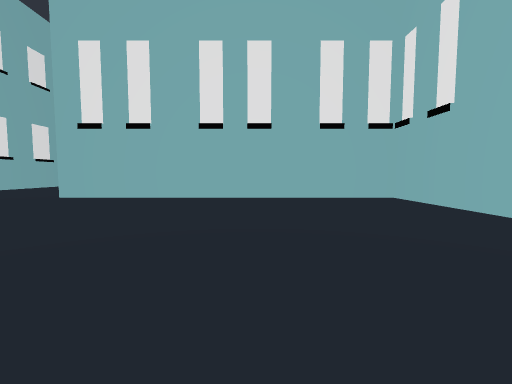
View 1 (above)

24 first-person views from a walk through a Godot game level. The camera is 1.2 m above the floor, tilts 4° down and sees 90° across. The floor is counted in squares, 2 m on a side. Each view is taken from the middle of a square. On the plan, view 1 faces up. The plan holds only what a view shows up to about 9 squares ahead; the rest is blank. The place goes on beyond the plan. Characters and animated objects are not drawn.

View 2
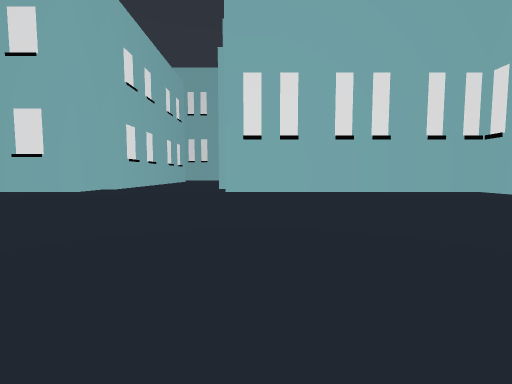

View 3
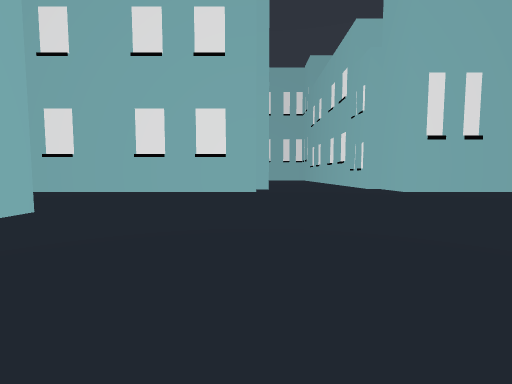

View 4
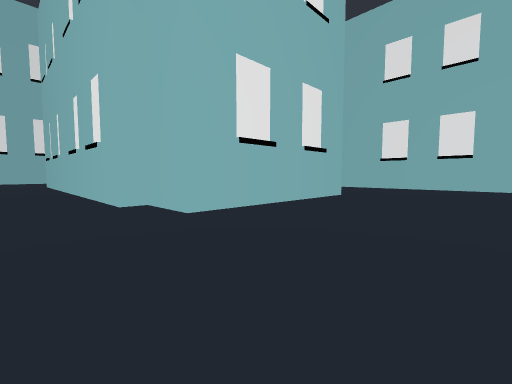

View 5
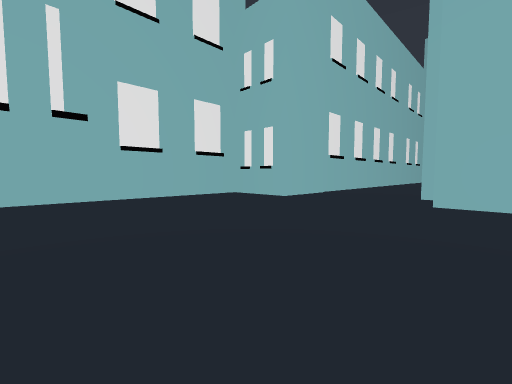

View 6
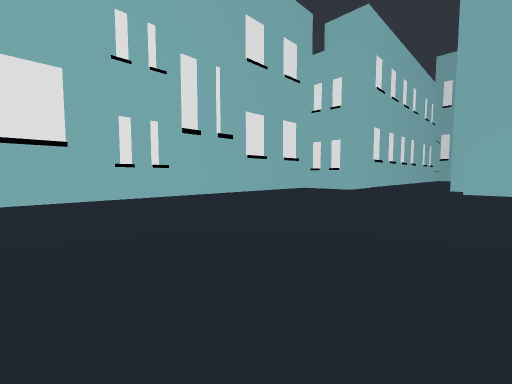

View 7
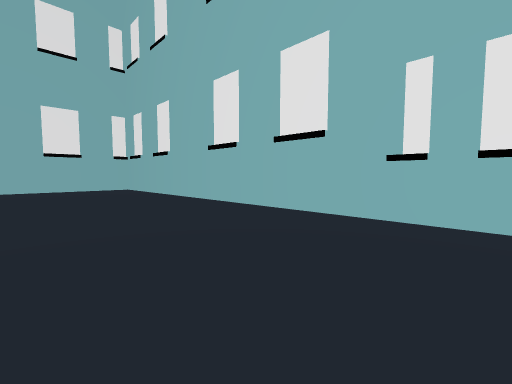

View 8
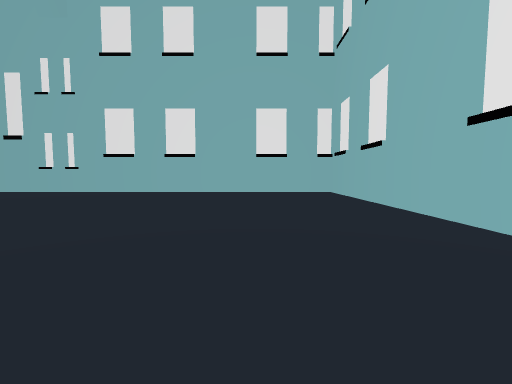

View 9
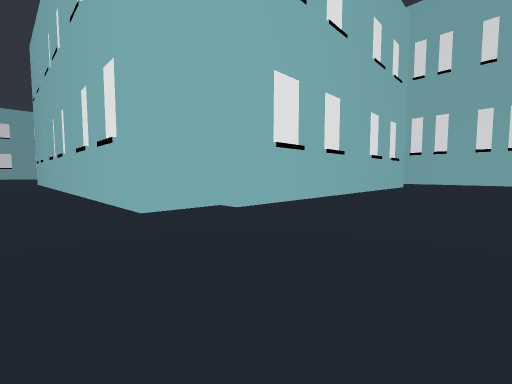

View 10
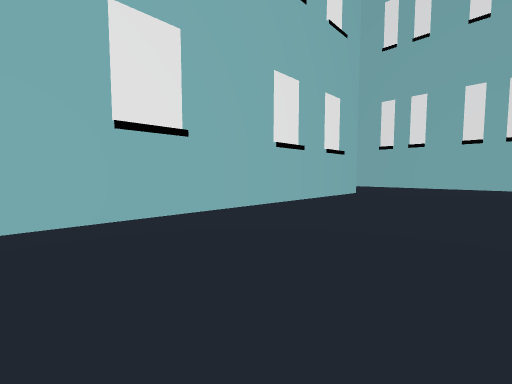

View 11
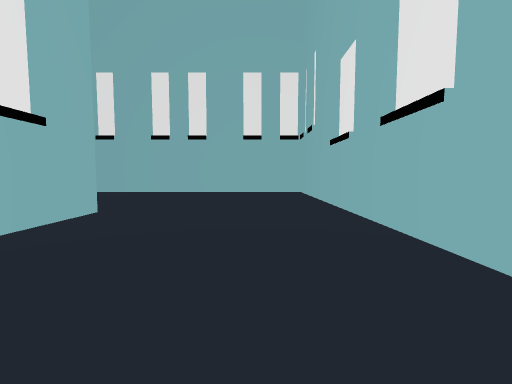

View 12
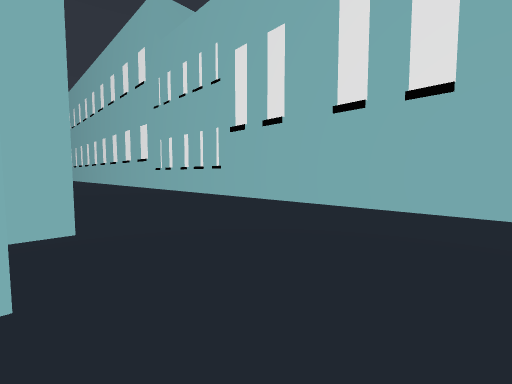

View 13
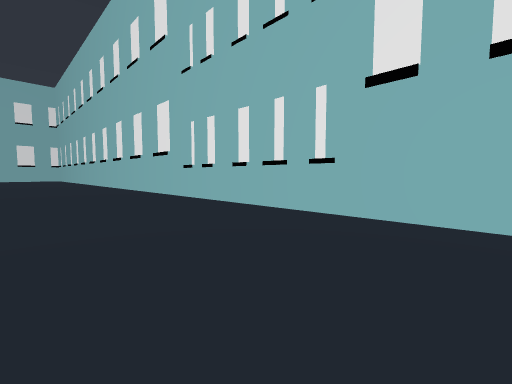

View 14
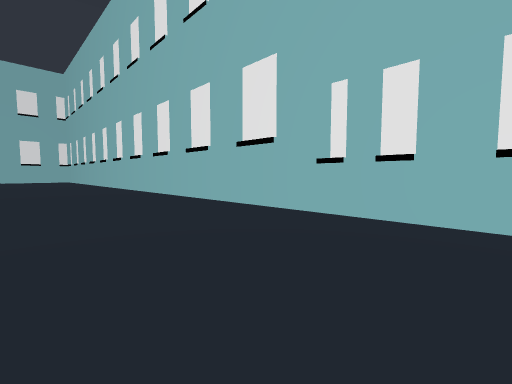

View 15
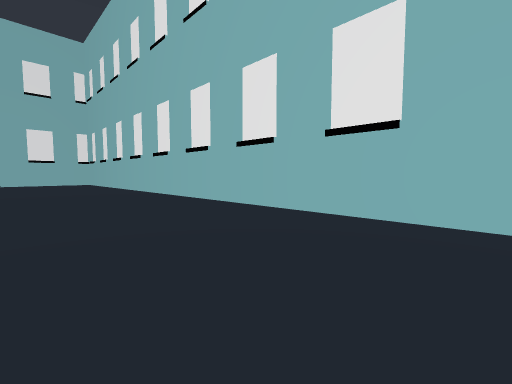

View 16
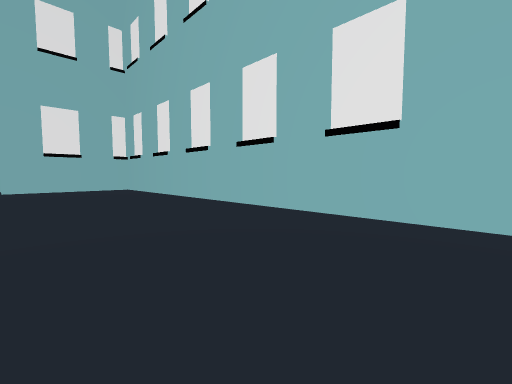

View 17
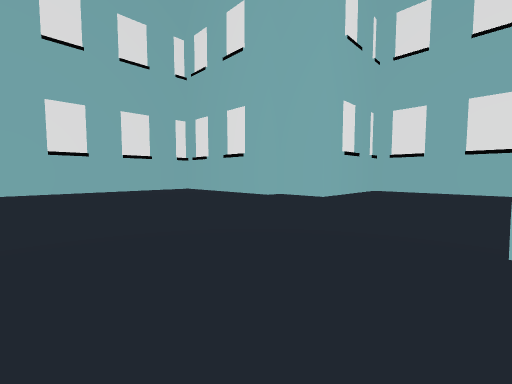

View 18
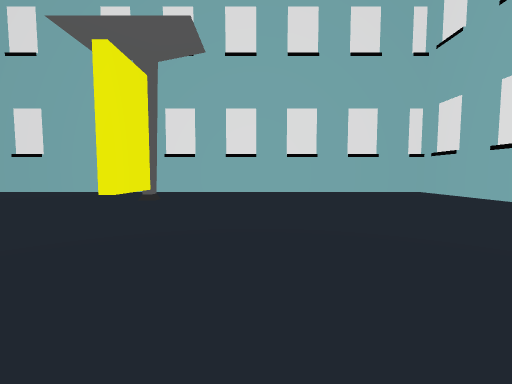

View 19
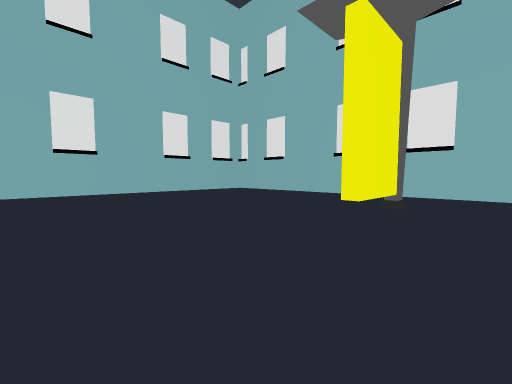

View 20
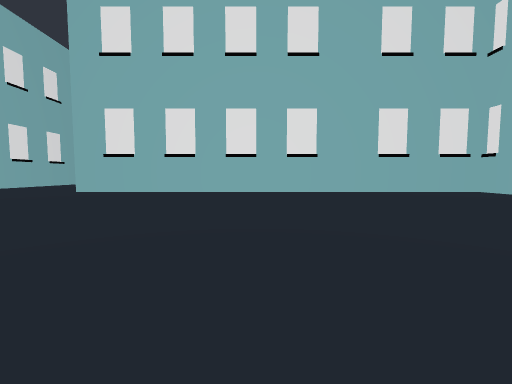

View 21
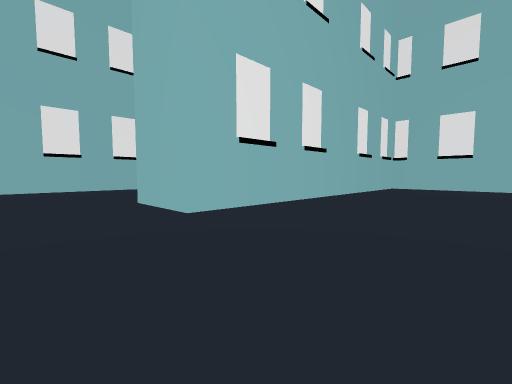

View 22
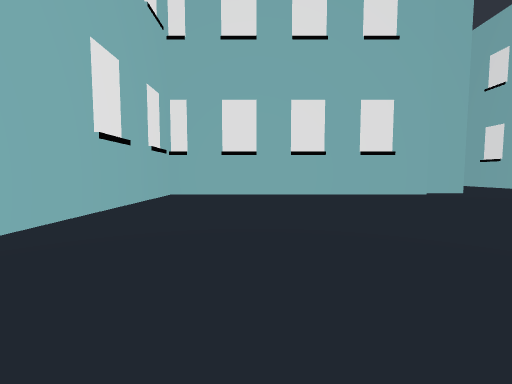

View 23
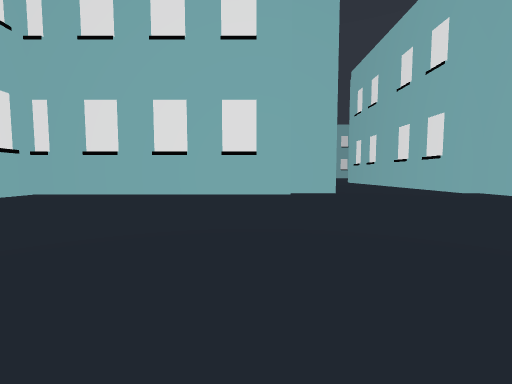

View 24
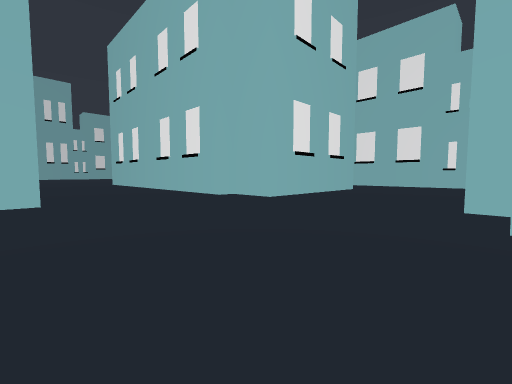

### Floor plan
Points are (right, up) in squares from view 1. A wall is a line through its corners. A room is listed if a view was taken in it or the views show most of it. See-through windows are left out.
Room 1 (views 1, 2, 3, 4, 5, 6, 7, 8, 9, 10, 11, 12, 13, 14, 15, 16)
walls: (-10, 8) (-10, 6.5) (-17.5, 6.5); (-13.5, 2.1) (-13.5, -3) (-15, -3); (-15, -3.5) (-21.2, -3.5); (-25, 6.4) (-25, 8); (-5.5, 15.4) (-5.5, 22.5) (-38.2, 22.5); (-25, 2.5) (-22.6, 2.5); (-9.5, 18.1) (-9.5, 8); (-11, 18.6) (-11, 18); (-16.2, -6.4) (-13.5, -6.4) (-13.5, -8.5) (3.5, -8.5) (3.5, 6.5) (-5, 6.5) (-5, 7.1); (-26.5, 2) (-25, 2); (-38.5, 22.2) (-38.5, 19)
ways out: opening at (-37, 18.3) to room 2; opening at (-26, 5) to room 2
Room 2 (views 17, 18, 19, 20, 21, 22, 23, 24)
walls: (-42.2, 10.6) (-40.2, 10.6); (-25.5, 7.9) (-25.5, 15.5) (-35, 15.5) (-35, 17.5); (-38.5, 19) (-40, 19); (-40, 18.5) (-44.5, 18.5) (-44.5, 3.5) (-31, 3.5); (-26.5, -1.2) (-26.5, 2)
ways out: opening at (-37, 18.3) to room 1; opening at (-26, 5) to room 1

Where each view was taken, in squares from view 1:
view 1: 0 up, 0 right, facing up
view 2: 2 down, 4 left, facing up
view 3: 2 down, 10 left, facing up
view 4: 5 down, 10 left, facing up-left
view 5: 2 down, 8 left, facing down-left
view 6: 2 down, 4 left, facing down-left
view 7: 5 down, 7 left, facing down-right
view 8: 6 down, 5 left, facing right
view 9: 5 up, 6 left, facing up-left
view 10: 10 up, 6 left, facing up-left
view 11: 14 up, 7 left, facing up
view 12: 18 up, 8 left, facing up-left
view 13: 19 up, 12 left, facing up-left
view 14: 19 up, 16 left, facing up-left
view 15: 19 up, 22 left, facing up-left
view 16: 19 up, 28 left, facing up-left
view 17: 13 up, 35 left, facing up-left
view 18: 13 up, 36 left, facing left
view 19: 12 up, 37 left, facing down-left
view 20: 12 up, 37 left, facing down
view 21: 12 up, 37 left, facing up-right
view 22: 13 up, 33 left, facing right
view 23: 9 up, 33 left, facing right
view 24: 7 up, 31 left, facing down-right
